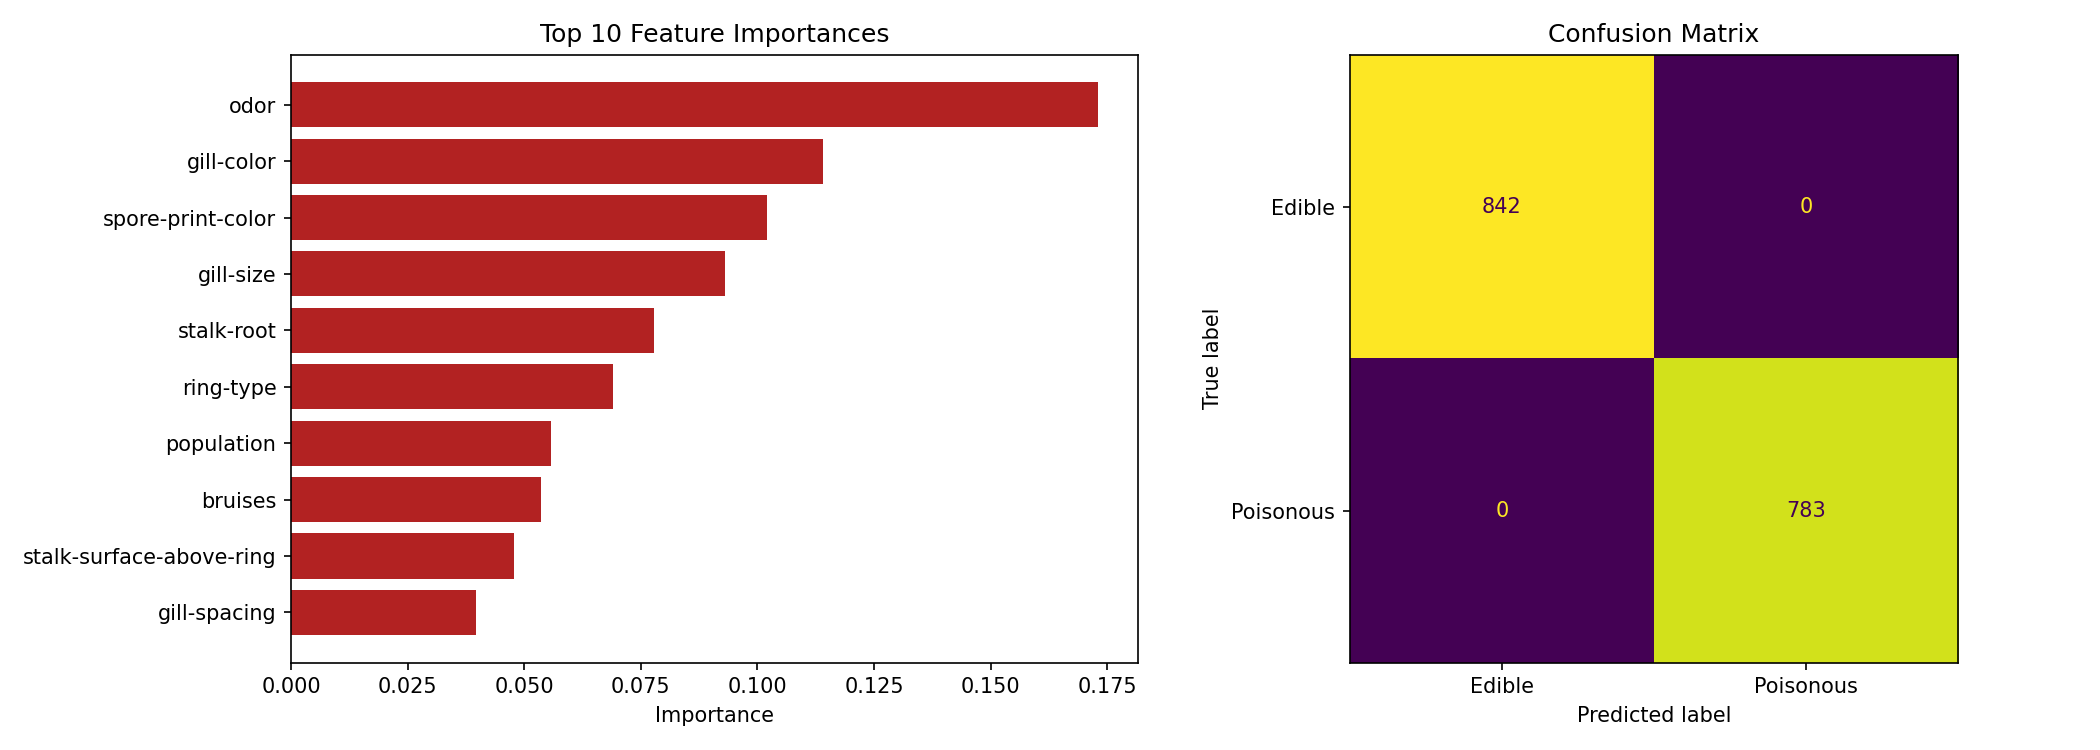

This figure's Python source:
import pandas as pd
import numpy as np
import matplotlib.pyplot as plt
from sklearn.model_selection import train_test_split, cross_val_score
from sklearn.preprocessing import OrdinalEncoder
from sklearn.ensemble import RandomForestClassifier
from sklearn.metrics import classification_report, ConfusionMatrixDisplay

columns = [
    "class", "cap-shape", "cap-surface", "cap-color", "bruises", "odor",
    "gill-attachment", "gill-spacing", "gill-size", "gill-color",
    "stalk-shape", "stalk-root", "stalk-surface-above-ring",
    "stalk-surface-below-ring", "stalk-color-above-ring", "stalk-color-below-ring",
    "veil-type", "veil-color", "ring-number", "ring-type",
    "spore-print-color", "population", "habitat",
]

df = pd.read_csv("../data/agaricus-lepiota.data", header=None, names=columns)
print(f"Shape: {df.shape}")
print(f"Classes: {df['class'].value_counts().to_dict()}  (e=edible, p=poisonous)")
print(f"Missing values (marked '?'):\n{(df == '?').sum()[df.apply(lambda c: (c == '?').any())]}")

df = df.replace("?", np.nan)

X = df.drop("class", axis=1)
y = (df["class"] == "p").astype(int)

encoder = OrdinalEncoder(handle_unknown="use_encoded_value", unknown_value=-1)
X_encoded = encoder.fit_transform(X)

X_train, X_test, y_train, y_test = train_test_split(X_encoded, y, test_size=0.2, random_state=42, stratify=y)

model = RandomForestClassifier(n_estimators=200, random_state=42)
model.fit(X_train, y_train)
y_pred = model.predict(X_test)

cv_scores = cross_val_score(model, X_encoded, y, cv=5)
print(f"\n5-fold CV accuracy: {cv_scores.mean():.4f} ± {cv_scores.std():.4f}")
print("\nClassification Report:")
print(classification_report(y_test, y_pred, target_names=["Edible", "Poisonous"]))

fig, axes = plt.subplots(1, 2, figsize=(14, 5))

importances = model.feature_importances_
feature_names = columns[1:]
idx = np.argsort(importances)[-10:]
axes[0].barh(np.array(feature_names)[idx], importances[idx], color="firebrick")
axes[0].set_title("Top 10 Feature Importances")
axes[0].set_xlabel("Importance")

ConfusionMatrixDisplay.from_predictions(
    y_test, y_pred,
    display_labels=["Edible", "Poisonous"],
    ax=axes[1], colorbar=False
)
axes[1].set_title("Confusion Matrix")

plt.tight_layout()
plt.savefig("q5_mushroom_poisonous.png", dpi=150)
plt.show()
print("Plot saved to q5_mushroom_poisonous.png")
